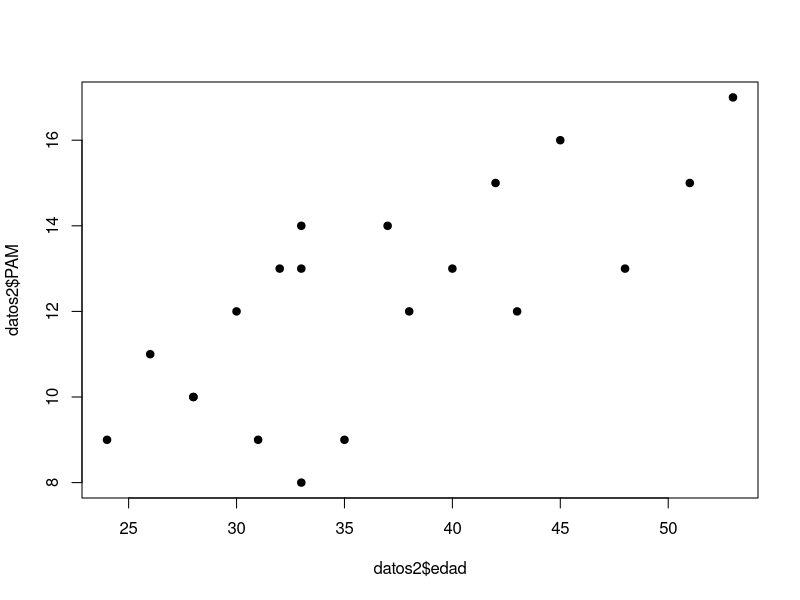
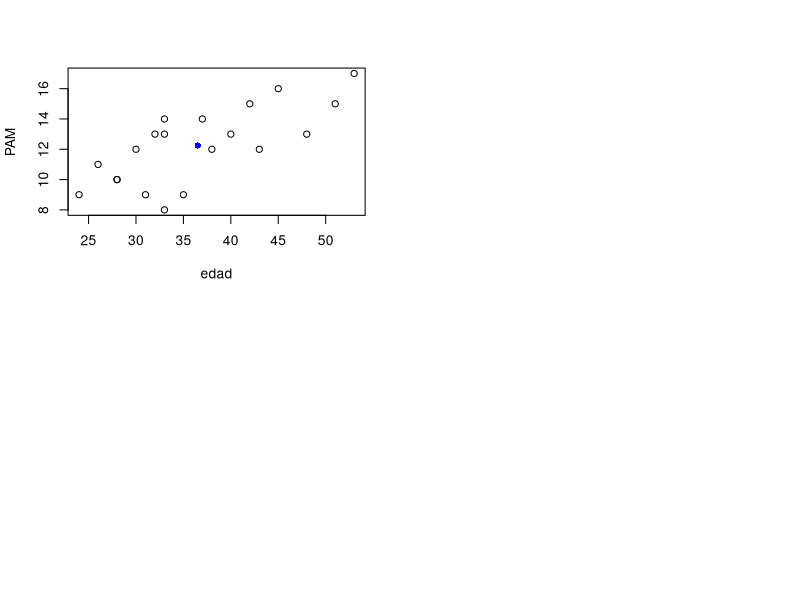

Write R code to recreate these figures, in order.
#*****************************************************************
# Actividad 1
#*****************************************************************

#************ Lectura de datos

# Para leer un archivo .txt -> read.table
# Argumentos:
# 1) Nombre del archivo, incluida su extensión, entre comillas
# 2) header (T/F) -> Indica si hay encabezado o no
# 3) sep -> ¿qué elemento/símbolo se utliza para separar las columnas?
# 4) dec -> ¿qué símbolo marca los decimales?

datos = read.table("familias.txt", header=T, sep=" ", dec=".")

# Cuando leemos datos, debemos hacer siempre un head
head(datos)


#************ Vector de medias

# El vector de medias tendrá 4 componentes, una por cada variable (las columnas)
# Utilizamos la función apply a modo de sustituto de un bucle
# 1 -> filas, 2 -> columnas, 3 -> profundidad (si tuviéramos 3 dim)
apply(datos, 2, mean)

# Otra opción -> utilizar la función colMeans
colMeans(datos)


#************ Matriz de covarianzas

# La covarianza puede tomar cualquier valor real, tanto positivo como negativo

cov(datos)

# Diagonal -> varianzas
# Fuera de la diagonal -> covarianzas entre pares

cov(datos[,1:2], datos[,3:4])   # También vale cov(datos[,c(1,2)],datos[,c(3,4)])


#*********** Matriz de correlaciones

cor(datos)

# Para redondear el resultado -> función round
# 5 o más -> unidad superior

round(cor(datos), 3)


# Sin usar la función cor:
# Hacemos un producto matricial donde la matriz de covarianzas la multiplicamos por
# izquierda y derecha por la misma matriz: una matriz diagonal con los inversos de las
# desviaciones típicas

# Obtengo las desviaciones típicas
# IMP -> R calcula la cuasivarianza y cuasidesviación típica (divide por n-1 en lugar de n)
n = dim(datos)[1]
v = apply(datos, 2, sd) * sqrt((n-1)/n); v

# Tenemos que corregir también cov(datos) para que en la diagonal tenga las varianzas y no las
# cuasivarianzas.
datos.corregidos = cov(datos)
diag(datos.corregidos) <- apply(datos, 2, var) * (n-1)/n; datos.corregidos

diag(1/v)%*%datos.corregidos%*%diag(1/v)




#*****************************************************************
# Actividad 2
#*****************************************************************

datos2 = read.table("hipertension.txt", header=T, sep=" ", dec=".")
head(datos2)
dim(datos2)

#***************** Vector de medias
med = colMeans(datos2)

#***************** Matriz de covarianzas
cov(datos2)

#***************** Diagramas de dispersión
plot(datos2$edad, datos2$PAM, pch=19)

# Figura apuntes
par(mfrow = c(2,2))   # 2 filas, 2 columnas. Importante resetear después

plot(datos2)
points(med[1], med[2], col="blue", pch=16)

par(mfrow = c(1,1))
